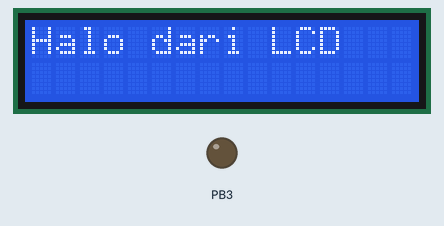
A program run on a simulated ATmega16, built with avr-gcc and emulated at 4 MHz. On the bench: 16×2 character LCD, output pins drawn as LEDs (lit = HIGH). Wiring (inferred from the names in the program): character LCD (HD44780): RS PB0; R/W PB1; E PB2; data PB4, PB5, PB6, PB7. Pins used as bus, display or sensor lines are not drawn. At 2.8 s the program stops and its outputs stay as they are.

Above: at 0.7 s.
At 1.2 s:
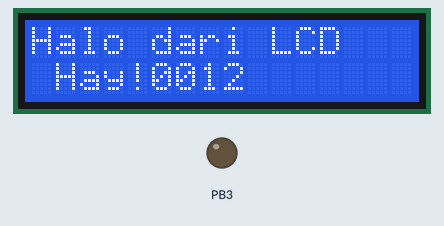
At 1.8 s:
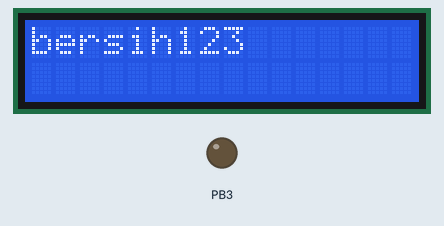
At 2.4 s:
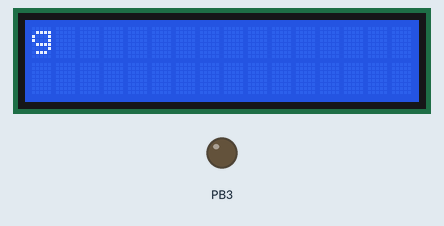

The program:

LCD.c
```c
/*
 * Atmega_16_Learn.c
 *
 * Created: 9/23/2012 8:46:23 PM
 *  Author: Thanks to Gaurav
 */

#include <avr/io.h>
#include <stdio.h>

#define F_CPU 4000000UL
#include <util/delay.h>
#include "lcd16.h"


int main(void)
{


	unsigned int temp;

	DDRB = 0xFF;		//set the PORTB Direction Set every pin of PORTB as out as our lcd on this


	lcd_init();
	lcd_clear();

	lcd_putsf("Halo dari LCD");
	_delay_ms(500);


		temp = 12;

		lcd_gotoxy(1,1 );			//set the cursor to 1 column of 1st row
		lcd_putsf("Hay!");
		lcd_putInt(temp);		// print adc value to the lcd
		_delay_ms(500);

		lcd_clear();
		lcd_putsf("bersih123");

		_delay_ms(500);
		lcd_clear();
		lcd_putchar('g');
		_delay_ms(500);

}
```

lcd16.c
```c
/*
 * CFile1.c
 *
 * Created: 31/12/2014 12:50:17
 *  Author: tedy.saputro
 */

#include "lcd16.h"
#include <util/delay.h>
#include <avr/pgmspace.h>
#include <avr/io.h>

const uint8_t LcdCustomChar[] PROGMEM=//define 8 custom LCD chars
{
	0x00, 0x1F, 0x00, 0x00, 0x00, 0x00, 0x1F, 0x00, // 0. 0/5 full progress block
	0x00, 0x1F, 0x10, 0x10, 0x10, 0x10, 0x1F, 0x00, // 1. 1/5 full progress block
	0x00, 0x1F, 0x18, 0x18, 0x18, 0x18, 0x1F, 0x00, // 2. 2/5 full progress block
	0x00, 0x1F, 0x1C, 0x1C, 0x1C, 0x1C, 0x1F, 0x00, // 3. 3/5 full progress block
	0x00, 0x1F, 0x1E, 0x1E, 0x1E, 0x1E, 0x1F, 0x00, // 4. 4/5 full progress block
	0x00, 0x1F, 0x1F, 0x1F, 0x1F, 0x1F, 0x1F, 0x00, // 5. 5/5 full progress block
	0x03, 0x07, 0x0F, 0x1F, 0x0F, 0x07, 0x03, 0x00, // 6. rewind arrow
	0x18, 0x1C, 0x1E, 0x1F, 0x1E, 0x1C, 0x18, 0x00  // 7. fast-forward arrow
};


void lcd_cmd(unsigned char cmd)	//Sends Command to LCD
{

	//4 bit part
	LDP=(cmd&0b11110000);
	LCP|=1<<LCD_E;
	_delay_ms(1);
	LCP&=~(1<<LCD_E);
	_delay_ms(1);
	LDP=((cmd&0b00001111)<<4);
	LCP|=1<<LCD_E;
	_delay_ms(1);
	LCP&=~(1<<LCD_E);
	_delay_ms(1);

}


void lcd_putchar(unsigned char ch)		//Sends Char to LCD
{


	//4 bit part
	LDP=(ch&0b11110000);
	LCP|=1<<LCD_RS;
	LCP|=1<<LCD_E;
	_delay_ms(1);
	LCP&=~(1<<LCD_E);
	LCP&=~(1<<LCD_RS);
	_delay_ms(1);
	LDP=((ch&0b00001111)<<4);
	LCP|=1<<LCD_RS;
	LCP|=1<<LCD_E;
	_delay_ms(1);
	LCP&=~(1<<LCD_E);
	LCP&=~(1<<LCD_RS);
	_delay_ms(1);

}

void LCDdefinechar(const unsigned char *pc,unsigned char char_code){
	unsigned char a, pcc;
	uint16_t i;
	a=(char_code<<3)|0x40;
	for (i=0; i<8; i++){
		pcc=pgm_read_byte(&pc[i]);
		lcd_cmd(a++);
		lcd_putchar(pcc);
	}
}

void lcd_init(void)//Initializes LCD
{

	//4 bit part
	_delay_ms(15);
	LDP=0x00;
	LCP=0x00;
	LDDR|=1<<LCD_D7|1<<LCD_D6|1<<LCD_D5|1<<LCD_D4;
	LCDR|=1<<LCD_E|1<<LCD_RW|1<<LCD_RS;
	//---------one------
	LDP=0<<LCD_D7|0<<LCD_D6|1<<LCD_D5|1<<LCD_D4; //4 bit mode
	LCP|=1<<LCD_E|0<<LCD_RW|0<<LCD_RS;
	_delay_ms(1);
	LCP&=~(1<<LCD_E);
	_delay_ms(1);
	//-----------two-----------
	LDP=0<<LCD_D7|0<<LCD_D6|1<<LCD_D5|1<<LCD_D4; //4 bit mode
	LCP|=1<<LCD_E|0<<LCD_RW|0<<LCD_RS;
	_delay_ms(1);
	LCP&=~(1<<LCD_E);
	_delay_ms(1);
	//-------three-------------
	LDP=0<<LCD_D7|0<<LCD_D6|1<<LCD_D5|0<<LCD_D4; //4 bit mode
	LCP|=1<<LCD_E|0<<LCD_RW|0<<LCD_RS;
	_delay_ms(1);
	LCP&=~(1<<LCD_E);
	_delay_ms(1);
	//--------4 bit--dual line---------------
	lcd_cmd(0b00101000);
	//-----increment address, invisible cursor shift------
	lcd_cmd(0b00001100);
	//init 8 custom chars
	unsigned char ch=0, chn=0;
	while(ch<64)
	{
		LCDdefinechar((LcdCustomChar+ch),chn++);
		ch=ch+8;
	}


}

void lcd_clear()
{
	lcd_cmd(1<<LCD_CLR);
	_delay_ms(50);

}

void lcd_putsf(const char *s)
{

	while (*s)
	{
		lcd_putchar(*s);
		s++;
	}
}

void lcd_gotoxy(unsigned char x, unsigned char y)	//Cursor to X Y position
{
	register unsigned char DDRAMAddr;
	// remap lines into proper order
	switch(y)
	{
		case 0: DDRAMAddr = LCD_LINE0_DDRAMADDR+x; break;
		case 1: DDRAMAddr = LCD_LINE1_DDRAMADDR+x; break;
		case 2: DDRAMAddr = LCD_LINE2_DDRAMADDR+x; break;
		case 3: DDRAMAddr = LCD_LINE3_DDRAMADDR+x; break;
		default: DDRAMAddr = LCD_LINE0_DDRAMADDR+x;
	}
	// set data address
	lcd_cmd(1<<LCD_DDRAM | DDRAMAddr);

}

/*
void lcd_gotoxy(unsigned char  x,unsigned char y)
{
	if(x<40)
	{
		if(y) x |= 0x40;
		x |=0x80;
		lcdcmd(x);
	}

}
*/
void lcd_putInt(int integer )
{

	unsigned char thousands,hundreds,tens,ones;
	thousands = integer / 1000;

	lcd_putchar(thousands + 0x30);

	hundreds = ((integer - thousands*1000)-1) / 100;

	lcd_putchar( hundreds + 0x30);
	tens=(integer%100)/10;

	lcd_putchar( tens + 0x30);
	ones=integer%10;

	lcd_putchar( ones + 0x30);
}
```

lcd16.h
```c
#ifndef __lcd16_h_
#define __lcd16_h_


#include <avr/io.h>


//#define RS  0x01
//#define EN  0x04
//#define RW  0x02

#define LCD_CLR             0	//DB0: clear display

#define LDP PORTB	//define MCU port connected to LCD data pins
#define LCP PORTB	//define MCU port connected to LCD control pins
#define LDDR DDRB	//define MCU direction register for port connected to LCD data pins
#define LCDR DDRB	//define MCU direction register for port connected to LCD control pins
#define LCD_RS	0 	//define MCU pin connected to LCD RS
#define LCD_RW	1 	//define MCU pin connected to LCD R/W
#define LCD_E	2	//define MCU pin connected to LCD E

#define LCD_D4	4	//define MCU pin connected to LCD D3
#define LCD_D5	5	//define MCU pin connected to LCD D4
#define LCD_D6	6	//define MCU pin connected to LCD D5
#define LCD_D7	7	//define MCU pin connected to LCD D6

#define LCD_DDRAM           7	//DB7: set DD RAM address

// cursor position to DDRAM mapping
#define LCD_LINE0_DDRAMADDR		0x00
#define LCD_LINE1_DDRAMADDR		0x40
#define LCD_LINE2_DDRAMADDR		0x14
#define LCD_LINE3_DDRAMADDR		0x54


void lcd_gotoxy(unsigned char  ,unsigned char );

void lcd_init(void);
void lcd_cmd(unsigned char);
void lcd_putchar(unsigned char ch);
void lcd_putsf(const char * message);
void lcd_clear(void);				//Clears LCD
void lcd_putInt(int  );

void LCDdefinechar(const unsigned char *pc,unsigned char char_code);//write char to LCD CGRAM
void waitlcd(unsigned char);
void lcdWriteNibble(unsigned char);
#endif
```

Measured:
- what the display in image 0 shows lasts 0.6 s, from 0.6 s to 1.2 s
